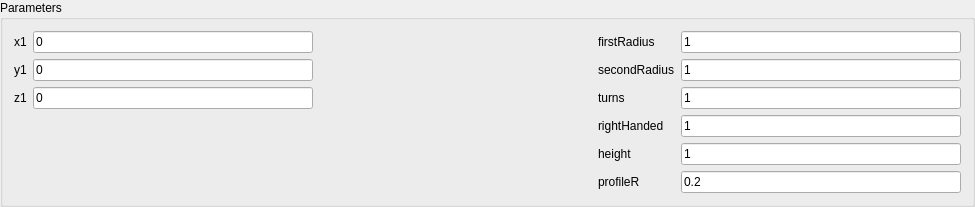
<?xml version="1.0" encoding="UTF-8"?>
<ui version="4.0">
 <class>HelixSolidWidget</class>
 <widget class="QWidget" name="HelixSolidWidget">
  <property name="geometry">
   <rect>
    <x>0</x>
    <y>0</y>
    <width>975</width>
    <height>183</height>
   </rect>
  </property>
  <property name="windowTitle">
   <string>HelixSolidWidget</string>
  </property>
  <layout class="QVBoxLayout" name="verticalLayout">
   <property name="spacing">
    <number>0</number>
   </property>
   <property name="leftMargin">
    <number>0</number>
   </property>
   <property name="topMargin">
    <number>0</number>
   </property>
   <property name="rightMargin">
    <number>0</number>
   </property>
   <property name="bottomMargin">
    <number>0</number>
   </property>
   <item>
    <widget class="QGroupBox" name="groupBox">
     <property name="title">
      <string>Parameters</string>
     </property>
     <layout class="QGridLayout" name="gridLayout">
      <item row="3" column="3">
       <widget class="QLabel" name="label_8">
        <property name="text">
         <string>rightHanded</string>
        </property>
       </widget>
      </item>
      <item row="1" column="4">
       <widget class="QLineEdit" name="lineEdit_y2">
        <property name="text">
         <string>1</string>
        </property>
       </widget>
      </item>
      <item row="1" column="1">
       <widget class="QLineEdit" name="lineEdit_y1">
        <property name="text">
         <string>0</string>
        </property>
       </widget>
      </item>
      <item row="1" column="0">
       <widget class="QLabel" name="label_3">
        <property name="text">
         <string>y1</string>
        </property>
       </widget>
      </item>
      <item row="0" column="4">
       <widget class="QLineEdit" name="lineEdit_x2">
        <property name="text">
         <string>1</string>
        </property>
       </widget>
      </item>
      <item row="0" column="2">
       <spacer name="horizontalSpacer_2">
        <property name="orientation">
         <enum>Qt::Horizontal</enum>
        </property>
        <property name="sizeHint" stdset="0">
         <size>
          <width>40</width>
          <height>20</height>
         </size>
        </property>
       </spacer>
      </item>
      <item row="0" column="3">
       <widget class="QLabel" name="label_6">
        <property name="text">
         <string>firstRadius</string>
        </property>
       </widget>
      </item>
      <item row="2" column="4">
       <widget class="QLineEdit" name="lineEdit_z2">
        <property name="text">
         <string>1</string>
        </property>
       </widget>
      </item>
      <item row="0" column="1">
       <widget class="QLineEdit" name="lineEdit_x1">
        <property name="text">
         <string>0</string>
        </property>
       </widget>
      </item>
      <item row="2" column="0">
       <widget class="QLabel" name="label_4">
        <property name="text">
         <string>z1</string>
        </property>
       </widget>
      </item>
      <item row="2" column="1">
       <widget class="QLineEdit" name="lineEdit_z1">
        <property name="text">
         <string>0</string>
        </property>
       </widget>
      </item>
      <item row="2" column="3">
       <widget class="QLabel" name="label_5">
        <property name="text">
         <string>turns</string>
        </property>
       </widget>
      </item>
      <item row="4" column="4">
       <widget class="QLineEdit" name="lineEdit_height">
        <property name="text">
         <string>1</string>
        </property>
       </widget>
      </item>
      <item row="0" column="0">
       <widget class="QLabel" name="label_2">
        <property name="text">
         <string>x1</string>
        </property>
       </widget>
      </item>
      <item row="4" column="3">
       <widget class="QLabel" name="label_9">
        <property name="text">
         <string>height</string>
        </property>
       </widget>
      </item>
      <item row="1" column="3">
       <widget class="QLabel" name="label_7">
        <property name="text">
         <string>secondRadius</string>
        </property>
       </widget>
      </item>
      <item row="3" column="4">
       <widget class="QLineEdit" name="lineEdit_righthanded">
        <property name="text">
         <string>1</string>
        </property>
       </widget>
      </item>
      <item row="5" column="3">
       <widget class="QLabel" name="label">
        <property name="text">
         <string>profileR</string>
        </property>
       </widget>
      </item>
      <item row="5" column="4">
       <widget class="QLineEdit" name="lineEdit_profileR">
        <property name="text">
         <string>0.2</string>
        </property>
       </widget>
      </item>
     </layout>
    </widget>
   </item>
  </layout>
 </widget>
 <layoutdefault spacing="6" margin="11"/>
 <resources/>
 <connections/>
</ui>
